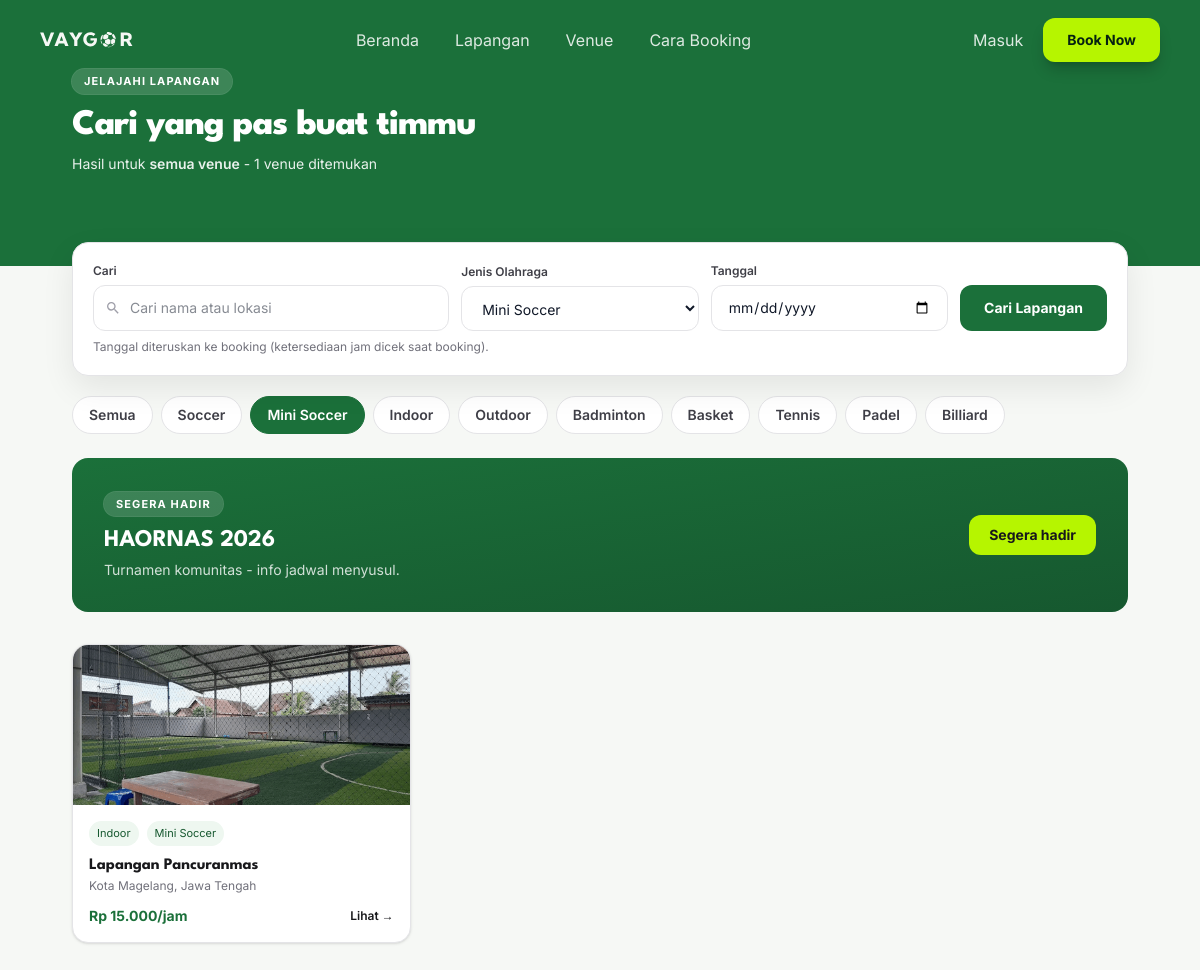
The page /index.php?p=browse&jenis=2 on the database its author committed.
### tables this page shows
CREATE TABLE `kategori` (
  `id_kat` int NOT NULL,
  `name_kat` varchar(50) NOT NULL,
  `logo_kat` varchar(255) NOT NULL
);

CREATE TABLE `fields` (
  `id` int UNSIGNED NOT NULL,
  `name` varchar(100) NOT NULL,
  `location` varchar(255) NOT NULL,
  `description` text,
  `capacity` int DEFAULT '10',
  `price` decimal(12,2) NOT NULL DEFAULT '0.00',
  `image` varchar(255) DEFAULT NULL
);

### pages/browse.php (the view, shortened to what this page needs)
<?php
$q     = trim($_GET['q'] ?? trim($_GET['nama'] ?? ''));
$jenis = trim($_GET['jenis'] ?? '');
$kat   = trim($_GET['kat'] ?? '');
$date  = trim($_GET['tanggal'] ?? trim($_GET['date'] ?? ''));
$catFilter = $jenis !== '' ? $jenis : $kat;
$venues = [];
$dbError = '';
try {
  $sql = "SELECT f.id, f.name, f.location, f.description, f.capacity, f.price, f.image
            FROM fields f";
  $joins  = '';
  $wheres = ['1 = 1'];
  $params = [];
  $types  = '';
  if ($catFilter !== '') {
    $joins = " INNER JOIN fields_kat fk ON fk.id_field = f.id";
    $wheres[] = "fk.id_kat = ?";
    $params[] = (int) $catFilter;
    $types .= 'i';
  }
  $sql .= $joins . " WHERE " . implode(' AND ', $wheres) . " ORDER BY f.id ASC";
  $stmt = $conn->prepare($sql);
  if (!empty($params)) {
    $stmt->bind_param($types, ...$params);
  }
  $stmt->execute();
  $res = $stmt->get_result();
  while ($row = $res->fetch_assoc()) {
    $venues[] = $row;
  }
} catch (Throwable $e) {
  $dbError = 'Gagal memuat venue. Coba lagi.';
}
$catsByField = [];
$kats = [];
try {
  $qcat = mysqli_query($conn, "SELECT fk.id_field, k.name_kat FROM fields_kat fk JOIN kategori k ON k.id_kat = fk.id_kat ORDER BY k.name_kat");
  while ($c = mysqli_fetch_assoc($qcat)) {
    $catsByField[$c['id_field']][] = $c['name_kat'];
  }
  $qall = mysqli_query($conn, "SELECT id_kat, name_kat FROM kategori ORDER BY id_kat");
  while ($k = mysqli_fetch_assoc($qall)) {
    $kats[] = $k;
  }
} catch (Throwable $e) {
}
function vaygor_img($row)
{
  $c = $row['image'] ?? '';
  if ($c !== '') {
    if (file_exists(__DIR__ . '/../assets/uploads/' . $c)) return 'assets/uploads/' . $c;
  }
  return 'assets/images/lapangan.png';
}
function vaygor_price($n)
{
  return 'Rp ' . number_format((float) $n, 0, ',', '.');
}
function chip_href($opts = [])
{
  $parts = ['index.php?p=browse'];
  if (!empty($opts['jenis'])) $parts[] = 'jenis=' . urlencode($opts['jenis']);
  return implode('&', $parts);
}
$countText = count($venues) . ' venue';
if ($q !== '' || $catFilter !== '') $countText .= ' ditemukan';
?>
<section class="relative mt-[-25px]">
  <div class="bg-vaygor-600 text-white py-8">
    <div class="relative mx-auto max-w-6xl px-6 sm:px-8 lg:px-12 py-15">
      <p class="inline-flex rounded-full bg-white/15 px-3 py-1 text-[11px] font-bold tracking-widest uppercase ring-1 ring-white/20">Jelajahi Lapangan</p>
      <h1 class="mt-3 font-spartan text-3xl sm:text-4xl font-extrabold tracking-tight">Cari yang pas buat timmu</h1>
      <p class="mt-2 text-sm text-white/90">Hasil untuk <span class="font-semibold"><?php echo $q !== '' ? htmlspecialchars($q, ENT_QUOTES, 'UTF-8') : 'semua venue'; ?></span> - <?php echo htmlspecialchars($countText, ENT_QUOTES, 'UTF-8'); ?></p>
    </div>
  </div>
  <div class="mx-auto max-w-6xl px-6 sm:px-8 lg:px-12 -mt-6 relative z-10">
    <form action="index.php" method="get" class="rounded-2xl border border-zinc-200 bg-white p-4 sm:p-5 shadow-[0_12px_32px_rgba(0,0,0,0.08)]">
      <div class="grid gap-3 sm:grid-cols-[1.5fr_1fr_1fr_auto] sm:items-end">
        <div>
          <label for="bq" class="block text-xs font-semibold text-zinc-700">Cari</label>
          <div class="mt-1.5 relative">
            <input id="bq" type="text" name="q" value="<?php echo htmlspecialchars($q, ENT_QUOTES, 'UTF-8'); ?>" placeholder="Cari nama atau lokasi" class="w-full rounded-xl border border-zinc-200 bg-white pl-9 pr-4 py-3 text-sm focus:border-vaygor-600 focus:outline-none focus:ring-2 focus:ring-vaygor-600/20">
          </div>
        </div>
        <div>
          <label for="bjenis" class="block text-xs font-semibold text-zinc-700">Jenis Olahraga</label>
          <select id="bjenis" name="jenis" class="mt-1.5 w-full cursor-pointer rounded-xl border border-zinc-200 bg-white px-4 py-3 text-sm focus:border-vaygor-600 focus:outline-none focus:ring-2 focus:ring-vaygor-600/20">
            <?php foreach ($kats as $kk): ?>
              <option value="<?php echo (int) $kk['id_kat']; ?>" <?php echo $catFilter === (string) $kk['id_kat'] ? 'selected' : ''; ?>><?php echo htmlspecialchars($kk['name_kat'], ENT_QUOTES, 'UTF-8'); ?></option>
            <?php endforeach; ?>
          </select>
        </div>
        <div>
          <label for="bdate" class="block text-xs font-semibold text-zinc-700">Tanggal</label>
          <input id="bdate" type="date" name="tanggal" value="<?php echo htmlspecialchars($date, ENT_QUOTES, 'UTF-8'); ?>" class="mt-1.5 w-full rounded-xl border border-zinc-200 bg-white px-4 py-3 text-sm focus:border-vaygor-600 focus:outline-none focus:ring-2 focus:ring-vaygor-600/20">
        </div>
        <button type="submit" class="h-[46px] rounded-xl bg-vaygor-600 px-6 text-sm font-bold text-white hover:bg-vaygor-700">Cari Lapangan</button>
      </div>
      <p class="mt-2 text-xs text-zinc-500">Tanggal diteruskan ke booking (ketersediaan jam dicek saat booking).</p>
    </form>
  </div>
  <div class="mx-auto max-w-6xl px-6 sm:px-8 lg:px-12 mt-5">
    <div class="flex flex-wrap gap-2">
      <?php
      $allHref = chip_href(['q' => $q, 'tanggal' => $date]);
      $allActive = $catFilter === '';
      ?>
      <a href="<?php echo htmlspecialchars($allHref, ENT_QUOTES, 'UTF-8'); ?>" class="rounded-full border px-4 py-2 text-sm font-semibold <?php echo $allActive ? 'border-vaygor-600 bg-vaygor-600 text-white' : 'border-zinc-200 bg-white text-zinc-700 hover:border-vaygor-600 hover:text-vaygor-600'; ?>">Semua</a>
      <?php foreach ($kats as $kk): $kkActive = $catFilter === (string) $kk['id_kat']; ?>
        <a href="<?php echo htmlspecialchars(chip_href(['q' => $q, 'jenis' => $kk['id_kat'], 'tanggal' => $date]), ENT_QUOTES, 'UTF-8'); ?>" class="rounded-full border px-4 py-2 text-sm font-semibold <?php echo $kkActive ? 'border-vaygor-600 bg-vaygor-600 text-white' : 'border-zinc-200 bg-white text-zinc-700 hover:border-vaygor-600 hover:text-vaygor-600'; ?>"><?php echo htmlspecialchars($kk['name_kat'], ENT_QUOTES, 'UTF-8'); ?></a>
      <?php endforeach; ?>
    </div>
  </div>
  <div class="mx-auto max-w-6xl px-6 sm:px-8 lg:px-12 mt-6">
    <div class="rounded-2xl bg-gradient-to-br from-vaygor-600 to-vaygor-700 text-white p-6 sm:p-8 flex flex-col sm:flex-row sm:items-center sm:justify-between gap-4">
      <div>
        <p class="inline-flex rounded-full bg-white/15 px-3 py-1 text-[11px] font-bold tracking-widest uppercase ring-1 ring-white/20">Segera hadir</p>
        <h2 class="mt-2 font-spartan text-xl sm:text-2xl font-bold">HAORNAS 2026</h2>
        <p class="mt-1 text-sm text-white/80">Turnamen komunitas - info jadwal menyusul.</p>
      </div>
      <span class="inline-flex rounded-xl bg-[#B6F500] px-5 py-2.5 text-sm font-bold text-zinc-900">Segera hadir</span>
    </div>
  </div>
  <div class="mx-auto max-w-6xl px-6 sm:px-8 lg:px-12 mt-8 pb-12">
    <?php if ($dbError !== ''): ?>
      <div role="alert" class="rounded-xl border border-red-200 bg-red-50 px-4 py-3 text-sm text-red-700"><?php echo htmlspecialchars($dbError, ENT_QUOTES, 'UTF-8'); ?></div>
    <?php else: ?>
      <div class="grid gap-5 sm:grid-cols-2 lg:grid-cols-3">
        <?php foreach ($venues as $v):
          $vcats = $catsByField[$v['id']] ?? [];
        ?>
          <a href="index.php?p=produk&id=<?php echo (int) $v['id']; ?>" class="group overflow-hidden rounded-2xl border border-zinc-200 bg-white shadow-sm hover:shadow-md transition">
            <div class="h-36 sm:h-40 overflow-hidden bg-zinc-100">
              <img src="<?php echo htmlspecialchars(vaygor_img($v), ENT_QUOTES, 'UTF-8'); ?>" alt="<?php echo htmlspecialchars($v['name'], ENT_QUOTES, 'UTF-8'); ?>" class="h-full w-full object-cover group-hover:scale-[1.02] transition" loading="lazy">
            </div>
            <div class="p-4">
              <div class="flex flex-wrap gap-2 text-[11px] text-zinc-500">
                <?php if ($vcats): ?>
                  <?php foreach ($vcats as $cn): ?>
                    <span class="rounded-full bg-vaygor-50 text-vaygor-700 px-2 py-1"><?php echo htmlspecialchars($cn, ENT_QUOTES, 'UTF-8'); ?></span>
                  <?php endforeach; ?>
                <?php else: ?>
                  <span class="rounded-full bg-zinc-100 px-2 py-1">Lapangan</span>
                <?php endif; ?>
              </div>
              <h3 class="mt-2 font-spartan text-base font-bold text-zinc-900"><?php echo htmlspecialchars($v['name'], ENT_QUOTES, 'UTF-8'); ?></h3>
              <p class="text-xs text-zinc-500"><?php echo htmlspecialchars($v['location'], ENT_QUOTES, 'UTF-8'); ?></p>
              <div class="mt-3 flex items-center justify-between">
                <span class="text-sm font-bold text-vaygor-600"><?php echo htmlspecialchars(vaygor_price($v['price']), ENT_QUOTES, 'UTF-8'); ?>/jam</span>
                <span class="text-xs font-semibold text-zinc-900 group-hover:text-vaygor-600">Lihat →</span>
              </div>
            </div>
          </a>
        <?php endforeach; ?>
      </div>
    <?php endif; ?>
  </div>
</section>

### rows shown on the page
kategori: name_kat "Soccer"
kategori: name_kat "Mini Soccer"
kategori: name_kat "Indoor"
kategori: name_kat "Outdoor"
kategori: name_kat "Badminton"
kategori: name_kat "Basket"
kategori: name_kat "Tennis"
kategori: name_kat "Padel"
kategori: name_kat "Billiard"
fields: image (picture), id "Indoor", id "Mini Soccer", name "Lapangan Pancuranmas", location "Kota Magelang, Jawa Tengah", price "Rp 15.000"

### other values the page prints
$countText "1 venue ditemukan"
form field jenis "Mini Soccer"
